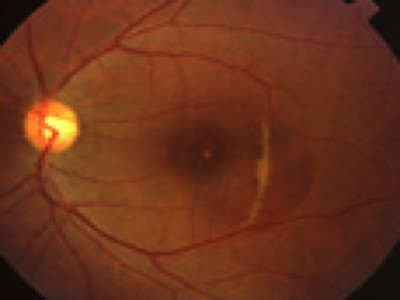
%> input picture soil_detection_GUI/test_data/1.jpg, 400 x 300 px
$ octave --eval "result = edgecolor('test_data/1.jpg');"   (GNU Octave 9; MATLAB toolbox functions it lacks are replaced by stand-ins)
%> lines starting %> are read from the running program, lines starting %| are printed output that depends on the picture; in (x1, y1, x2, y2) boxes, pixels count from 0 and x2, y2 are one past the last pixel; in counts of white or black regions, pixels touching at a corner belong together; the program's own positions count from 1
function R=edgecolor(nm);
%> called with nm = 'test_data/1.jpg'
img=imread(nm);
%> img is the input picture: size 300x400x3 uint8; mean R, G, B 106.9, 49.9, 27.5
[x y z]=size(img);
%> x = 300; y = 400; z = 3
if z==1
    rslt=edge(img,'canny');
elseif z==3
    img1=rgb2ycbcr(img);
%> img1: size 300x400x3 uint8; mean of channels 1, 2, 3 71.3, 109.8, 154.6
    dx1=edge(img1(:,:,1),'canny');
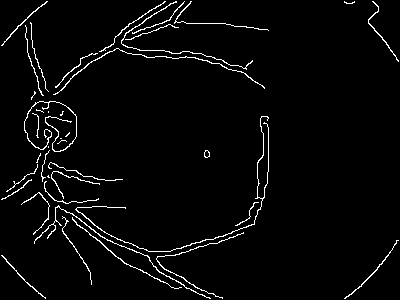
%> dx1: size 300x400 logical; 3.1% white in thin lines or dots
    dx1=(dx1*255);
%> dx1: size 300x400 double; 3.1% white in thin lines or dots
    img2(:,:,1)=dx1;
    img2(:,:,2)=img1(:,:,2);
    img2(:,:,3)=img1(:,:,3);
%> img2: size 300x400x3 double; mean of channels 1, 2, 3 8, 109.8, 154.6
    rslt=ycbcr2rgb(uint8(img2));
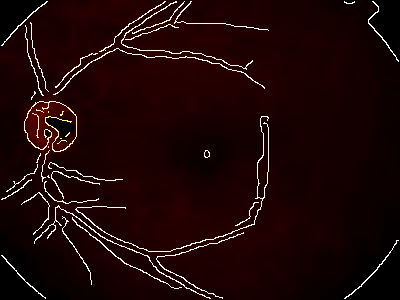
%> rslt: size 300x400x3 uint8; mean R, G, B 31.5, 8, 7.3
end
R=rslt;

$ run again, on soil_detection_GUI/test_data/32.jpg
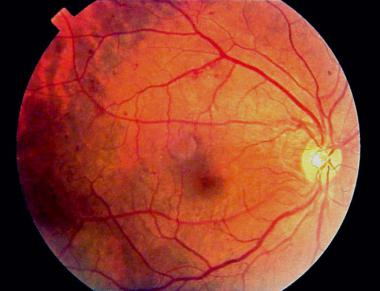
%> input picture soil_detection_GUI/test_data/32.jpg, 380 x 291 px
%> in edgecolor, img is the input picture: size 291x380x3 uint8; mean R, G, B 143.7, 62.6, 42.7
%> img1: size 291x380x3 uint8; mean of channels 1, 2, 3 88.7, 107.2, 165
%> in edgecolor, `dx1=edge(img1(:,:,1),'canny');`:
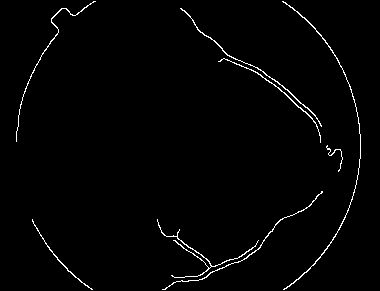
%> dx1: size 291x380 logical; 1.6% white in thin lines or dots
%> img2: size 291x380x3 double; mean of channels 1, 2, 3 4, 107.2, 165
%> in edgecolor, `rslt=ycbcr2rgb(uint8(img2));`:
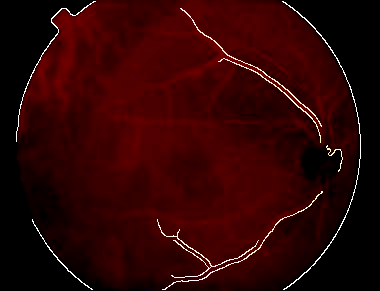
%> rslt: size 291x380x3 uint8; mean R, G, B 47.8, 3.9, 3.7

$ run again, on soil_detection_GUI/test_data/33.jpg
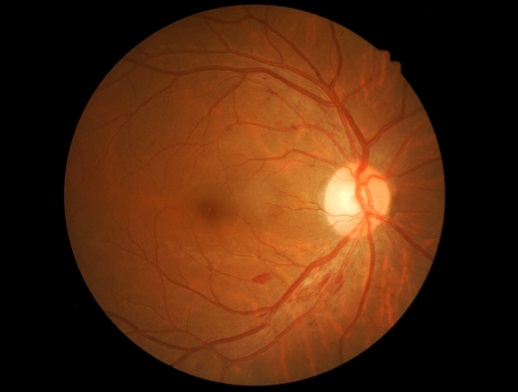
%> input picture soil_detection_GUI/test_data/33.jpg, 518 x 392 px
%> in edgecolor, img is the input picture: size 392x518x3 uint8; mean R, G, B 81.6, 40.3, 14.8
%> img1: size 392x518x3 uint8; mean of channels 1, 2, 3 58.7, 110.7, 147.9
%> in edgecolor, `dx1=edge(img1(:,:,1),'canny');`:
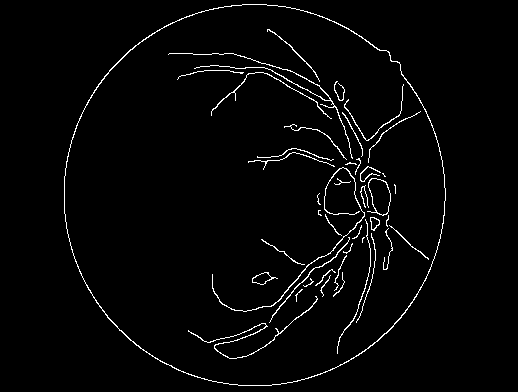
%> dx1: size 392x518 logical; 2.4% white in thin lines or dots, all inside (x1, y1, x2, y2) = (64, 4, 446, 386)
%> img2: size 392x518x3 double; mean of channels 1, 2, 3 6.2, 110.7, 147.9
%> in edgecolor, `rslt=ycbcr2rgb(uint8(img2));`:
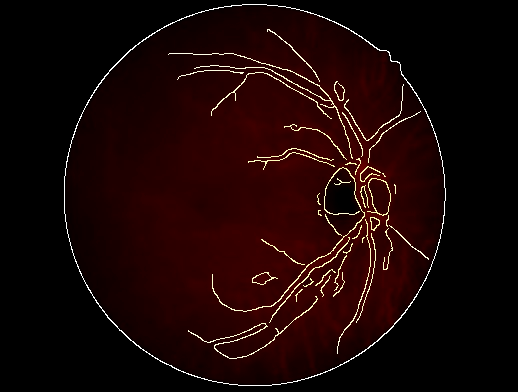
%> rslt: size 392x518x3 uint8; mean R, G, B 26.5, 6.2, 5.3
